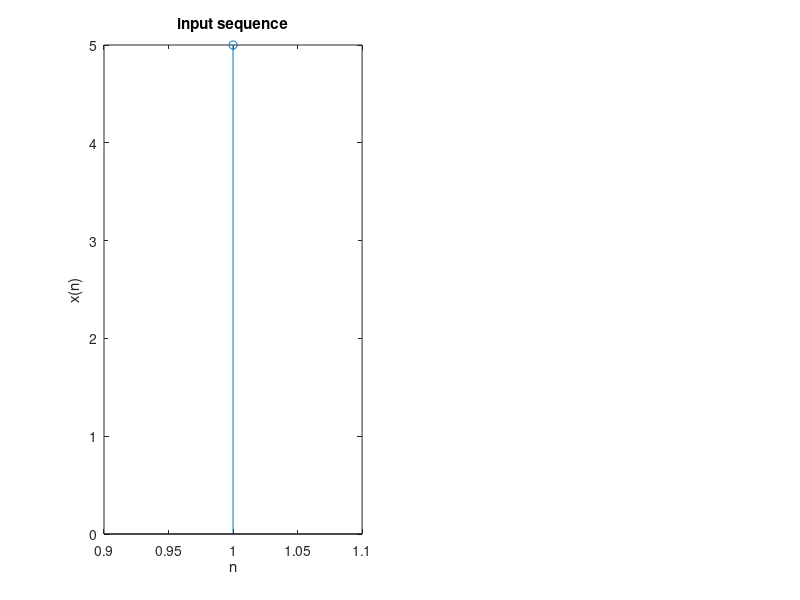

MATLAB code to generate this figure: (Note: this script raises an error after producing the figure.)
clc; 
close all;
% two input sequences 
x=input('enter input sequence');
subplot(1,2,1); 
stem(x); 
xlabel('n'); 
ylabel('x(n)'); 
title('input sequence'); 
% auto correlation of input sequence 
z=xcorr(x,x); 
disp('The values of z are = ');disp(z); 
subplot(1,2,2); 
stem(z); 
xlabel('n'); 
ylabel('z(n)'); 
title('auto correlation of input sequence'); 

